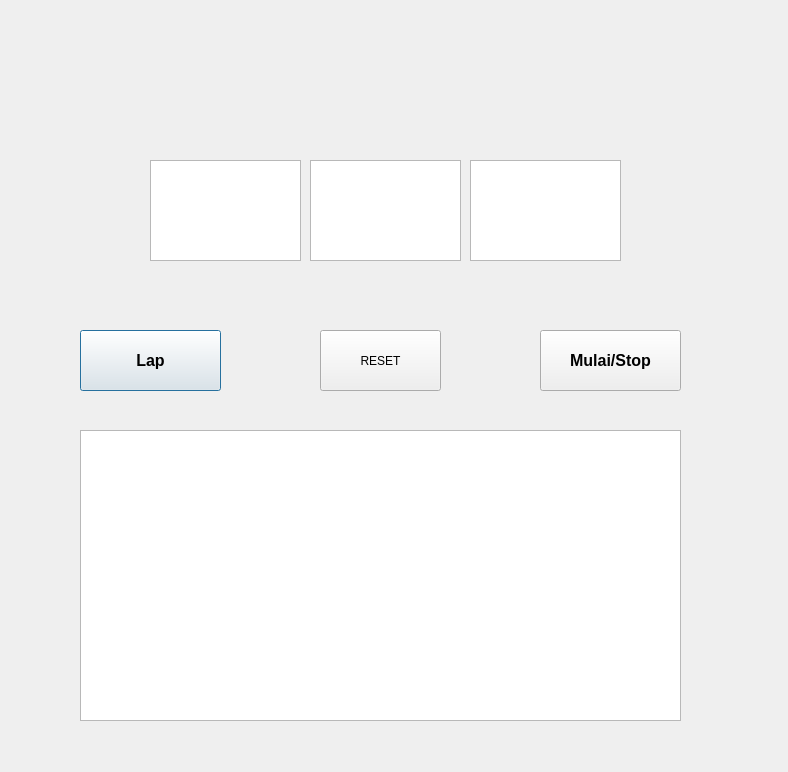
<?xml version="1.0" encoding="UTF-8"?>
<ui version="4.0">
 <class>Dialog</class>
 <widget class="QDialog" name="Dialog">
  <property name="geometry">
   <rect>
    <x>0</x>
    <y>0</y>
    <width>788</width>
    <height>772</height>
   </rect>
  </property>
  <property name="windowTitle">
   <string>Dialog</string>
  </property>
  <widget class="QTextBrowser" name="jam">
   <property name="geometry">
    <rect>
     <x>150</x>
     <y>160</y>
     <width>151</width>
     <height>101</height>
    </rect>
   </property>
  </widget>
  <widget class="QTextBrowser" name="menit">
   <property name="geometry">
    <rect>
     <x>310</x>
     <y>160</y>
     <width>151</width>
     <height>101</height>
    </rect>
   </property>
  </widget>
  <widget class="QTextBrowser" name="detik">
   <property name="geometry">
    <rect>
     <x>470</x>
     <y>160</y>
     <width>151</width>
     <height>101</height>
    </rect>
   </property>
   <property name="font">
    <font>
     <pointsize>18</pointsize>
     <weight>75</weight>
     <bold>true</bold>
    </font>
   </property>
  </widget>
  <widget class="QPushButton" name="Lap">
   <property name="geometry">
    <rect>
     <x>80</x>
     <y>330</y>
     <width>141</width>
     <height>61</height>
    </rect>
   </property>
   <property name="font">
    <font>
     <pointsize>12</pointsize>
     <weight>75</weight>
     <bold>true</bold>
    </font>
   </property>
   <property name="text">
    <string>Lap</string>
   </property>
  </widget>
  <widget class="QPushButton" name="Mulaistop">
   <property name="geometry">
    <rect>
     <x>540</x>
     <y>330</y>
     <width>141</width>
     <height>61</height>
    </rect>
   </property>
   <property name="font">
    <font>
     <pointsize>12</pointsize>
     <weight>75</weight>
     <bold>true</bold>
    </font>
   </property>
   <property name="text">
    <string>Mulai/Stop</string>
   </property>
  </widget>
  <widget class="QTextBrowser" name="LayarLap">
   <property name="geometry">
    <rect>
     <x>80</x>
     <y>430</y>
     <width>601</width>
     <height>291</height>
    </rect>
   </property>
  </widget>
  <widget class="QPushButton" name="pushButton">
   <property name="geometry">
    <rect>
     <x>320</x>
     <y>330</y>
     <width>121</width>
     <height>61</height>
    </rect>
   </property>
   <property name="text">
    <string>RESET</string>
   </property>
  </widget>
 </widget>
 <resources/>
 <connections>
  <connection>
   <sender>pushButton</sender>
   <signal>clicked()</signal>
   <receiver>Dialog</receiver>
   <slot>reject()</slot>
   <hints>
    <hint type="sourcelabel">
     <x>396</x>
     <y>354</y>
    </hint>
    <hint type="destinationlabel">
     <x>487</x>
     <y>397</y>
    </hint>
   </hints>
  </connection>
 </connections>
</ui>
